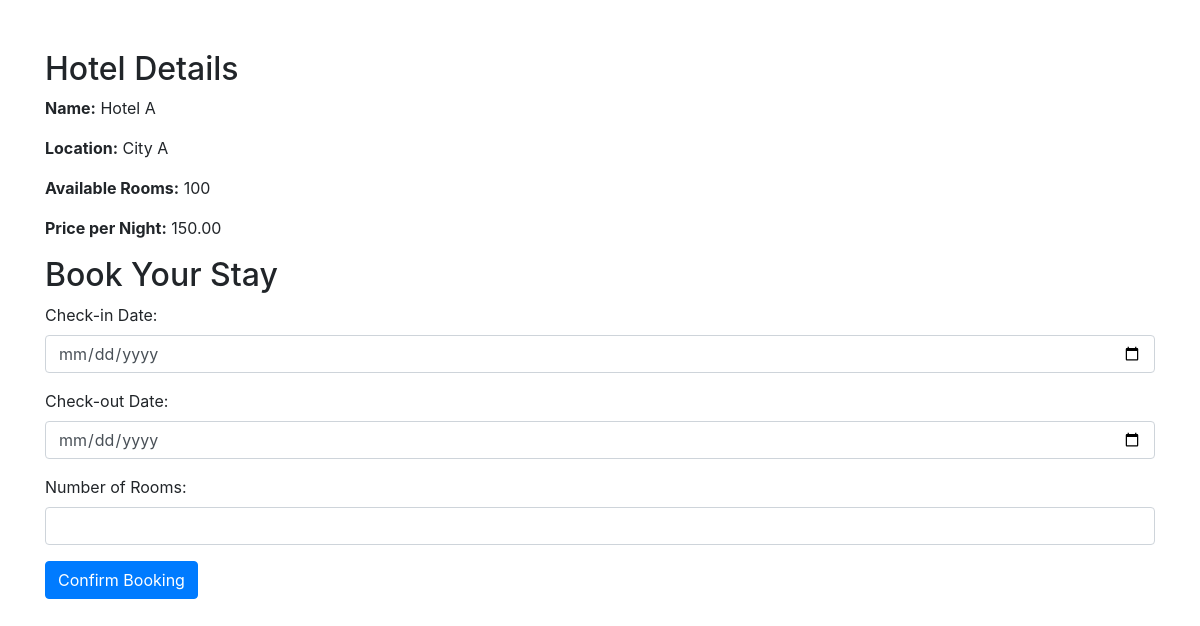
/booking_hotel_process.php?hotel_id=1 (signed in), run on the app's committed database.
### tables this page shows
CREATE TABLE IF NOT EXISTS Hotels (
    HotelID INT PRIMARY KEY AUTO_INCREMENT,
    Name VARCHAR(100) NOT NULL,
    Location VARCHAR(100) NOT NULL,
    Description TEXT,
    PricePerNight DECIMAL(10, 2) NOT NULL,
    TotalRooms INT NOT NULL,
    AvailableRooms INT NOT NULL
);

### booking_hotel_process.php (the view, shortened to what this page needs)
<?php
require_once("connection.php");
$hotelID = $_GET['hotel_id'];
$sql = "SELECT * FROM Hotels WHERE HotelID = $hotelID";
$result = $conn->query($sql);
if ($result->num_rows == 1) {
    $row = $result->fetch_assoc();
    $hotelName = $row["Name"];
    $location = $row["Location"];
    $pricePerNight = $row["PricePerNight"];
    $availableRooms = $row["AvailableRooms"];
    echo "<!DOCTYPE html>
<html lang='en'>
<head>
    <meta charset='UTF-8'>
    <meta name='viewport' content='width=device-width, initial-scale=1.0'>
    <title>Hotel Booking</title>
    <link rel='stylesheet' href='https://stackpath.bootstrapcdn.com/bootstrap/4.5.2/css/bootstrap.min.css'>
    <style>
        .container {
            margin-top: 50px;
        }
    </style>
</head>
<body>
<div class='container'>
    <h2>Hotel Details</h2>
    <p><strong>Name:</strong> $hotelName</p>
    <p><strong>Location:</strong> $location</p>
    <p><strong>Available Rooms:</strong> $availableRooms</p>
    <p><strong>Price per Night:</strong> $pricePerNight</p>
    <h2>Book Your Stay</h2>
    <form method='post' action=''>
        <input type='hidden' name='hotel_id' value='$hotelID'>
        <div class='form-group'>
            <label for='check_in_date'>Check-in Date:</label>
            <input type='date' class='form-control' id='check_in_date' name='check_in_date' required>
        </div>
        <div class='form-group'>
            <label for='check_out_date'>Check-out Date:</label>
            <input type='date' class='form-control' id='check_out_date' name='check_out_date' required>
        </div>
        <div class='form-group'>
            <label for='num_rooms'>Number of Rooms:</label>
            <input type='number' class='form-control' id='num_rooms' name='num_rooms' min='1' max='$availableRooms' required>
        </div>
        <button type='submit' class='btn btn-primary'>Confirm Booking</button>
    </form>
</div>
</body>
</html>";
} else {
    echo "<div class='alert alert-warning'>Hotel not found.</div>";
}
?>

### booking_hotel_process.php (style rules this page uses)
.container { margin-top: 50px; }

### data on the page
hotels: Name "Hotel A", Location "City A", AvailableRooms "100", PricePerNight "150.00"
